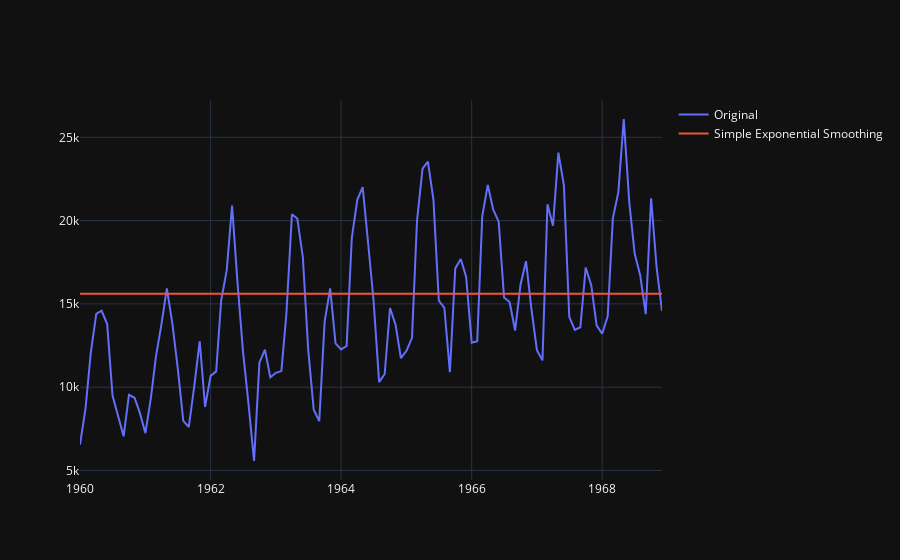

The code cell stored with this chart in its notebook:
### Code cell
iplot(Figure(data=[Scatter(x = s.index,
                           y = s.values,
                           name = 'Original'),
                   Scatter(x=s.index,
                           y = predictions,
                           name = 'Simple Exponential Smoothing')]))
